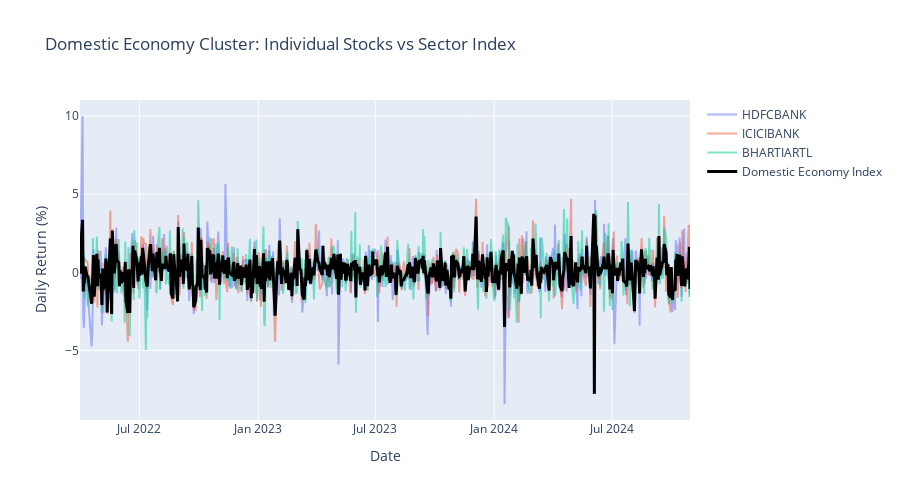

The cell this chart's notebook holds for it:
### Markdown cell above
# Sector Index

### Code cell
fig = go.Figure()

for stock in ['HDFCBANK', 'ICICIBANK', 'BHARTIARTL']:  # Domestic cluster
    stock_df = train[train['Stock'] == stock].sort_values('Date')
    fig.add_trace(go.Scatter(
        x=stock_df['Date'],
        y=stock_df['Daily_Return']*100,
        name=stock,
        mode='lines',
        opacity=0.5
    ))
    
domestic_avg = train.groupby('Date')['Domestic_Index'].first().reset_index()
fig.add_trace(go.Scatter(
    x=domestic_avg['Date'],
    y=domestic_avg['Domestic_Index']*100,
    name='Domestic Economy Index',
    mode='lines',
    line=dict(color='black', width=3)
))

fig.update_layout(
    title='Domestic Economy Cluster: Individual Stocks vs Sector Index',
    xaxis_title='Date',
    yaxis_title='Daily Return (%)',
    height=500
)

fig.show()

### Figure 1 — Plotly figure (JSON) as saved in the notebook; plotly's stock layout.template omitted (floating-point values rounded to 4 significant figures; data arrays with more than 128 entries replaced by an {"elided": "..."} marker saying what was removed)
{"data": [{"mode": "lines", "name": "HDFCBANK", "opacity": 0.5, "type": "scatter", "x": {"elided": "638 str values"}, "y": {"elided": "638 float values"}}, {"mode": "lines", "name": "ICICIBANK", "opacity": 0.5, "type": "scatter", "x": {"elided": "638 str values"}, "y": {"elided": "638 float values"}}, {"mode": "lines", "name": "BHARTIARTL", "opacity": 0.5, "type": "scatter", "x": {"elided": "638 str values"}, "y": {"elided": "638 float values"}}, {"line": {"color": "black", "width": 3}, "mode": "lines", "name": "Domestic Economy Index", "type": "scatter", "x": {"elided": "638 str values"}, "y": {"elided": "638 float values"}}], "layout": {"height": 500, "title": {"text": "Domestic Economy Cluster: Individual Stocks vs Sector Index"}, "xaxis": {"title": {"text": "Date"}}, "yaxis": {"title": {"text": "Daily Return (%)"}}}}
